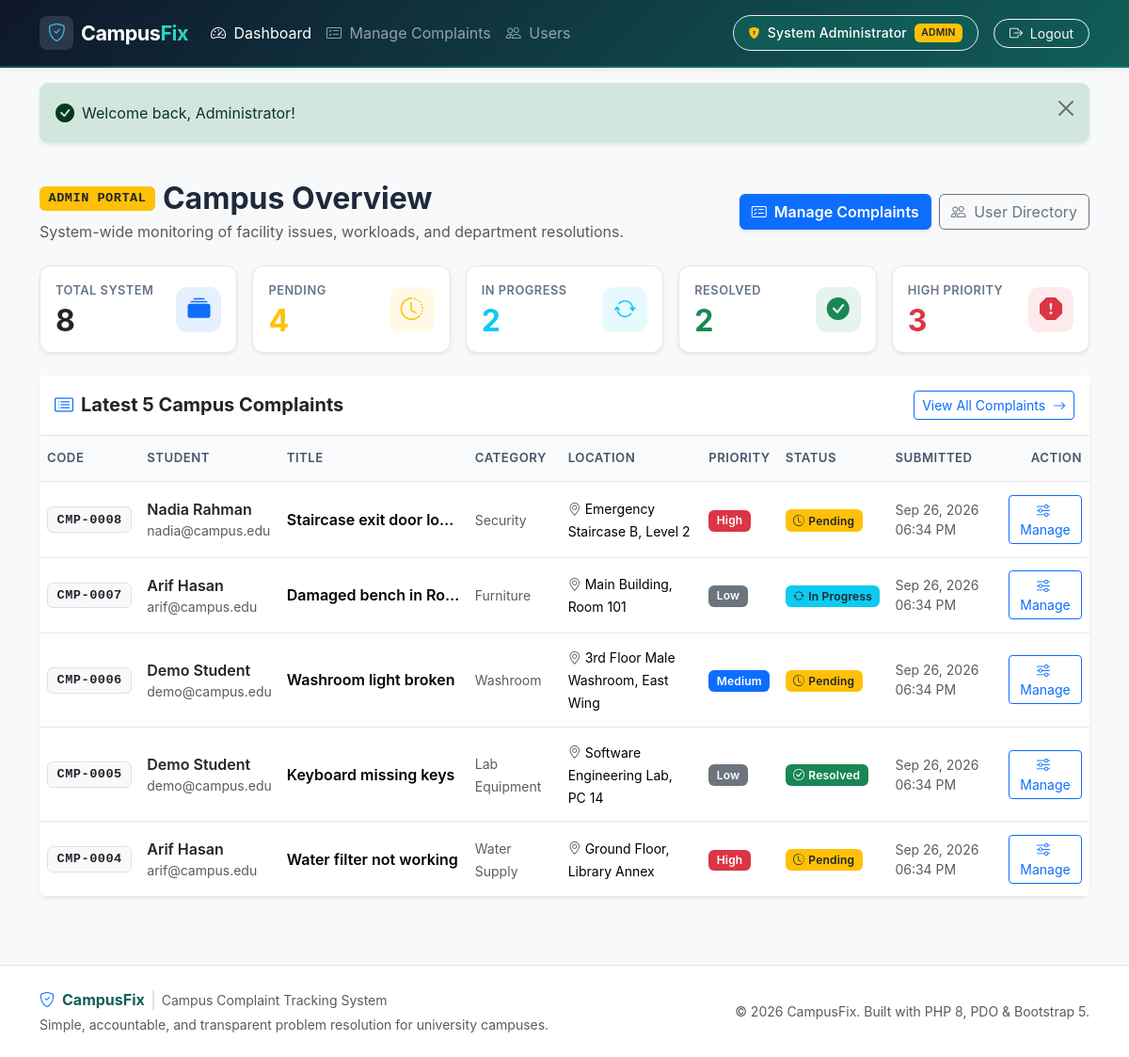
Page /admin/dashboard.php (signed in) on the committed database.
### tables this page shows
CREATE TABLE IF NOT EXISTS complaints (
    id INT AUTO_INCREMENT PRIMARY KEY,
    complaint_code VARCHAR(20) UNIQUE NOT NULL,
    user_id INT NOT NULL,
    title VARCHAR(150) NOT NULL,
    category ENUM(
        'Wi-Fi / Internet',
        'Electrical',
        'Classroom',
        'Lab Equipment',
        'Cleanliness',
        'Water Supply',
        'Furniture',
        'Washroom',
        'Security',
        'Other'
    ) NOT NULL,
    location VARCHAR(150) NOT NULL,
    priority ENUM('Low', 'Medium', 'High') NOT NULL DEFAULT 'Medium',
    description TEXT NOT NULL,
    status ENUM('Pending', 'In Progress', 'Resolved') NOT NULL DEFAULT 'Pending',
    resolution_note TEXT NULL,
    created_at TIMESTAMP DEFAULT CURRENT_TIMESTAMP,
    updated_at TIMESTAMP DEFAULT CURRENT_TIMESTAMP ON UPDATE CURRENT_TIMESTAMP,
    CONSTRAINT fk_complaints_user FOREIGN KEY (user_id) REFERENCES users(id) ON DELETE CASCADE
);

CREATE TABLE IF NOT EXISTS users (
    id INT AUTO_INCREMENT PRIMARY KEY,
    full_name VARCHAR(100) NOT NULL,
    student_id VARCHAR(30) UNIQUE NULL,
    email VARCHAR(150) UNIQUE NOT NULL,
    password VARCHAR(255) NOT NULL,
    role ENUM('student', 'admin') NOT NULL DEFAULT 'student',
    created_at TIMESTAMP DEFAULT CURRENT_TIMESTAMP
);

### admin/dashboard.php (the view, shortened to what this page needs)
<?php
$pdo = getDBConnection();
$statsStmt = $pdo->query("
    SELECT
        COUNT(*) AS total_count,
        COALESCE(SUM(CASE WHEN status = 'Pending' THEN 1 ELSE 0 END), 0) AS pending_count,
        COALESCE(SUM(CASE WHEN status = 'In Progress' THEN 1 ELSE 0 END), 0) AS in_progress_count,
        COALESCE(SUM(CASE WHEN status = 'Resolved' THEN 1 ELSE 0 END), 0) AS resolved_count,
        COALESCE(SUM(CASE WHEN priority = 'High' THEN 1 ELSE 0 END), 0) AS high_priority_count
    FROM complaints
");
$stats = $statsStmt->fetch() ?: [
    'total_count'         => 0,
    'pending_count'       => 0,
    'in_progress_count'   => 0,
    'resolved_count'      => 0,
    'high_priority_count' => 0,
];
$recentStmt = $pdo->query("
    SELECT
        c.id,
        c.complaint_code,
        c.title,
        c.category,
        c.location,
        c.priority,
        c.status,
        c.created_at,
        u.full_name AS student_name,
        u.email AS student_email,
        u.student_id
    FROM complaints c
    JOIN users u ON c.user_id = u.id
    ORDER BY c.id DESC
    LIMIT 5
");
$recentComplaints = $recentStmt->fetchAll();
require_once __DIR__ . '/../includes/header.php';
?>
<div class="container py-4">
    <div class="d-flex flex-column flex-md-row justify-content-between align-items-md-center gap-3 mb-4">
        <div>
            <div class="d-flex align-items-center gap-2 mb-1">
                <span class="badge bg-warning text-dark font-monospace text-uppercase">Admin Portal</span>
                <h2 class="fw-bold mb-0">Campus Overview</h2>
            </div>
            <p class="text-muted mb-0">System-wide monitoring of facility issues, workloads, and department resolutions.</p>
        </div>
        <div class="d-flex flex-wrap gap-2">
            <a href="<?= base_url('admin/complaints.php'); ?>" class="btn btn-primary shadow-sm fw-semibold">
                <i class="bi bi-card-checklist me-1"></i> Manage Complaints
            </a>
            <a href="<?= base_url('admin/users.php'); ?>" class="btn btn-outline-secondary">
                <i class="bi bi-people me-1"></i> User Directory
            </a>
        </div>
    </div>
    <div class="row g-3 mb-4">
        <div class="col-6 col-md-4 col-xl">
            <div class="card stat-card shadow-sm h-100 p-3">
                <div class="d-flex justify-content-between align-items-center">
                    <div>
                        <div class="stat-label mb-1">Total System</div>
                        <div class="stat-value text-navy"><?= (int)$stats['total_count']; ?></div>
                    </div>
                    <div class="stat-icon bg-primary bg-opacity-10 text-primary">
                        <i class="bi bi-collection-fill"></i>
                    </div>
                </div>
            </div>
        </div>
        <div class="col-6 col-md-4 col-xl">
            <div class="card stat-card shadow-sm h-100 p-3">
                <div class="d-flex justify-content-between align-items-center">
                    <div>
                        <div class="stat-label mb-1">Pending</div>
                        <div class="stat-value text-warning"><?= (int)$stats['pending_count']; ?></div>
                    </div>
                    <div class="stat-icon bg-warning bg-opacity-10 text-warning">
                        <i class="bi bi-clock-history"></i>
                    </div>
                </div>
            </div>
        </div>
        <div class="col-6 col-md-4 col-xl">
            <div class="card stat-card shadow-sm h-100 p-3">
                <div class="d-flex justify-content-between align-items-center">
                    <div>
                        <div class="stat-label mb-1">In Progress</div>
                        <div class="stat-value text-info"><?= (int)$stats['in_progress_count']; ?></div>
                    </div>
                    <div class="stat-icon bg-info bg-opacity-10 text-info">
                        <i class="bi bi-arrow-repeat"></i>
                    </div>
                </div>
            </div>
        </div>
        <div class="col-6 col-md-6 col-xl">
            <div class="card stat-card shadow-sm h-100 p-3">
                <div class="d-flex justify-content-between align-items-center">
                    <div>
                        <div class="stat-label mb-1">Resolved</div>
                        <div class="stat-value text-success"><?= (int)$stats['resolved_count']; ?></div>
                    </div>
                    <div class="stat-icon bg-success bg-opacity-10 text-success">
                        <i class="bi bi-check-circle-fill"></i>
                    </div>
                </div>
            </div>
        </div>
        <div class="col-12 col-md-6 col-xl">
            <div class="card stat-card shadow-sm h-100 p-3">
                <div class="d-flex justify-content-between align-items-center">
                    <div>
                        <div class="stat-label mb-1">High Priority</div>
                        <div class="stat-value text-danger"><?= (int)$stats['high_priority_count']; ?></div>
                    </div>
                    <div class="stat-icon bg-danger bg-opacity-10 text-danger">
                        <i class="bi bi-exclamation-octagon-fill"></i>
                    </div>
                </div>
            </div>
        </div>
    </div>
    <div class="card shadow-sm border-0">
        <div class="card-header bg-white py-3 d-flex justify-content-between align-items-center border-bottom">
            <h5 class="card-title mb-0 fw-bold d-flex align-items-center">
                <i class="bi bi-card-list text-primary me-2"></i> Latest 5 Campus Complaints
            </h5>
            <a href="<?= base_url('admin/complaints.php'); ?>" class="btn btn-sm btn-outline-primary">
                View All Complaints <i class="bi bi-arrow-right ms-1"></i>
            </a>
        </div>
        <div class="card-body p-0">
            <?php if (empty($recentComplaints)): ?>
                <div class="empty-state text-center py-5">
                    <div class="empty-state-icon text-muted mb-3">
                        <i class="bi bi-check2-all fs-1"></i>
                    </div>
                    <h5 class="fw-bold mb-1">No complaints recorded</h5>
                    <p class="text-muted small mb-0">There are currently no facility complaints registered across campus.</p>
                </div>
            <?php else: ?>
                <div class="table-responsive">
                    <table class="table table-hover align-middle mb-0">
                        <thead class="table-light">
                            <tr>
                                <th>Code</th>
                                <th>Student</th>
                                <th>Title</th>
                                <th>Category</th>
                                <th>Location</th>
                                <th>Priority</th>
                                <th>Status</th>
                                <th>Submitted</th>
                                <th class="text-end">Action</th>
                            </tr>
                        </thead>
                        <tbody>
                            <?php foreach ($recentComplaints as $c): ?>
                                <tr>
                                    <td class="fw-bold">
                                        <span class="badge bg-light text-dark border font-monospace"><?= e($c['complaint_code']); ?></span>
                                    </td>
                                    <td>
                                        <div class="fw-semibold text-dark"><?= e($c['student_name']); ?></div>
                                        <div class="small text-muted"><?= e($c['student_email']); ?></div>
                                    </td>
                                    <td class="fw-semibold text-truncate" style="max-width: 200px;">
                                        <?= e($c['title']); ?>
                                    </td>
                                    <td><span class="small text-muted"><?= e($c['category']); ?></span></td>
                                    <td><span class="small"><i class="bi bi-geo-alt text-muted me-1"></i><?= e($c['location']); ?></span></td>
                                    <td><?= priority_badge($c['priority']); ?></td>
                                    <td><?= status_badge($c['status']); ?></td>
                                    <td class="small text-muted"><?= format_date($c['created_at']); ?></td>
                                    <td class="text-end">
                                        <a href="<?= base_url('admin/complaint_view.php?id=' . (int)$c['id']); ?>" class="btn btn-sm btn-outline-primary">
                                            <i class="bi bi-sliders me-1"></i> Manage
                                        </a>
                                    </td>
                                </tr>
                            <?php endforeach; ?>
                        </tbody>
                    </table>
                </div>
            <?php endif; ?>
        </div>
    </div>
</div>
<?php require_once __DIR__ . '/../includes/footer.php'; ?>

### includes/functions.php (shortened to what this page needs)
<?php
function e($value): string {
    return htmlspecialchars((string)$value, ENT_QUOTES, 'UTF-8');
}
function get_flash(string $type): array {
    if (isset($_SESSION['flash'][$type])) {
        $messages = $_SESSION['flash'][$type];
        return $messages;
    }
    return [];
}
function render_flash_messages(): string {
    $output = '';
    $types = ['success', 'danger', 'warning', 'info'];
    foreach ($types as $type) {
        $messages = get_flash($type);
        if (!empty($messages)) {
            $alertClass = 'alert-' . $type;
            $icon = match($type) {
                'success' => 'bi-check-circle-fill',
                'danger'  => 'bi-exclamation-triangle-fill',
                'warning' => 'bi-exclamation-circle-fill',
                default   => 'bi-info-circle-fill',
            };
            foreach ($messages as $msg) {
                $output .= '<div class="alert ' . $alertClass . ' alert-dismissible fade show shadow-sm d-flex align-items-center mb-3" role="alert">';
                $output .= '  <i class="bi ' . $icon . ' me-2 flex-shrink-0 fs-5"></i>';
                $output .= '  <div class="flex-grow-1">' . e($msg) . '</div>';
                $output .= '  <button type="button" class="btn-close" data-bs-dismiss="alert" aria-label="Close"></button>';
                $output .= '</div>';
            }
        }
    }
    return $output;
}
function base_url(string $path = ''): string {
    static $baseUrl = null;
    if ($baseUrl === null) {
        $docRoot = str_replace('\\', '/', realpath($_SERVER['DOCUMENT_ROOT'] ?? ''));
        $appRoot = str_replace('\\', '/', realpath(__DIR__ . '/..'));
        if ($docRoot !== '' && strpos($appRoot, $docRoot) === 0) {
            $subPath = substr($appRoot, strlen($docRoot));
            $baseUrl = '/' . trim($subPath, '/') . '/';
            if ($baseUrl === '//') {
                $baseUrl = '/';
            }
        } else {
            $baseUrl = '/CampusFix/';
        }
    }
    return $baseUrl . ltrim($path, '/');
}
function status_badge(string $status): string {
    return match ($status) {
        'Pending'     => '<span class="badge bg-warning text-dark"><i class="bi bi-clock-history me-1"></i>Pending</span>',
        'In Progress' => '<span class="badge bg-info text-dark"><i class="bi bi-arrow-repeat me-1"></i>In Progress</span>',
        'Resolved'    => '<span class="badge bg-success"><i class="bi bi-check-circle me-1"></i>Resolved</span>',
        default       => '<span class="badge bg-secondary">' . e($status) . '</span>',
    };
}
function priority_badge(string $priority): string {
    return match ($priority) {
        'Low'    => '<span class="badge bg-secondary">Low</span>',
        'Medium' => '<span class="badge bg-primary">Medium</span>',
        'High'   => '<span class="badge bg-danger">High</span>',
        default  => '<span class="badge bg-light text-dark">' . e($priority) . '</span>',
    };
}
function format_date(?string $timestamp): string {
    $time = strtotime($timestamp);
    return $time !== false ? date('M d, Y h:i A', $time) : e($timestamp);
}

### rows in the picture
complaints: complaint_code "CMP-0008", user.full_name "Nadia Rahman", user.email "nadia@campus.edu", title "Staircase exit door lo…", category "Security", location "Emergency Staircase B, Level 2", priority "High", status "Pending", created_at "Sep 26, 2026 06:34 PM"
complaints: complaint_code "CMP-0007", user.full_name "Arif Hasan", user.email "arif@campus.edu", title "Damaged bench in Ro…", category "Furniture", location "Main Building, Room 101", priority "Low", status "In Progress", created_at "Sep 26, 2026 06:34 PM"
complaints: complaint_code "CMP-0006", user.full_name "Demo Student", user.email "demo@campus.edu", title "Washroom light broken", category "Washroom", location "3rd Floor Male Washroom, East Wing", priority "Medium", status "Pending", created_at "Sep 26, 2026 06:34 PM"
complaints: complaint_code "CMP-0005", user.full_name "Demo Student", user.email "demo@campus.edu", title "Keyboard missing keys", category "Lab Equipment", location "Software Engineering Lab, PC 14", priority "Low", status "Resolved", created_at "Sep 26, 2026 06:34 PM"
complaints: complaint_code "CMP-0004", user.full_name "Arif Hasan", user.email "arif@campus.edu", title "Water filter not working", category "Water Supply", location "Ground Floor, Library Annex", priority "High", status "Pending", created_at "Sep 26, 2026 06:34 PM"

### other values in the picture
$_SESSION['full_name'] "System Administrator"
$_SESSION['role'] "ADMIN"
$msg "Welcome back, Administrator!"
$stats['total_count'] "8"
$stats['pending_count'] "4"
$stats['in_progress_count'] "2"
$stats['resolved_count'] "2"
$stats['high_priority_count'] "3"
